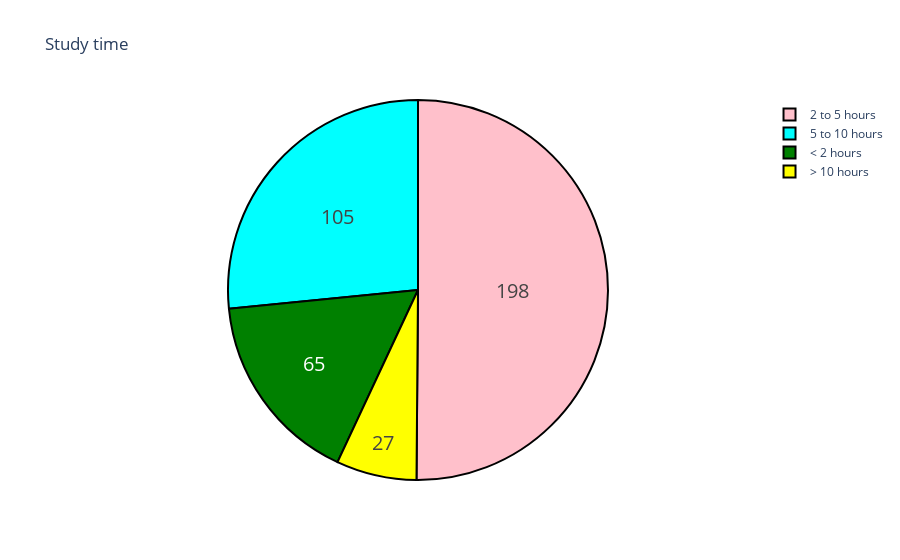

The code cell stored with this chart in its notebook:
### Markdown cell above
**学习时长的分布情况**

### Code cell
data['st_time'] = np.nan
df = [data]

for col in df:
    col.loc[col['studytime'] == 1 , 'st_time'] = '< 2 hours'
    col.loc[col['studytime'] == 2 , 'st_time'] = '2 to 5 hours'
    col.loc[col['studytime'] == 3, 'st_time'] = '5 to 10 hours'
    col.loc[col['studytime'] == 4, 'st_time'] = '> 10 hours'  
 
labels = data["st_time"].unique().tolist()
amount = data["st_time"].value_counts().tolist()

colors = ["pink", "cyan", "green", "yellow"]

trace = go.Pie(labels=labels, values=amount,
               hoverinfo='label+percent', textinfo='value', 
               textfont=dict(size=20),
               marker=dict(colors=colors, 
                           line=dict(color='#000000', width=2)))
dt = [trace]
layout = go.Layout(title="Study time")

fig = go.Figure(data=dt, layout=layout)
iplot(fig, filename='pie')

### Figure 1 — Plotly figure (JSON) as saved in the notebook; plotly's stock layout.template omitted (floating-point values rounded to 4 significant figures)
{"data": [{"hoverinfo": "label+percent", "labels": ["2 to 5 hours", "5 to 10 hours", "< 2 hours", "> 10 hours"], "marker": {"colors": ["pink", "cyan", "green", "yellow"], "line": {"color": "#000000", "width": 2}}, "textfont": {"size": 20}, "textinfo": "value", "type": "pie", "values": [198, 105, 65, 27]}], "layout": {"title": {"text": "Study time"}}}
